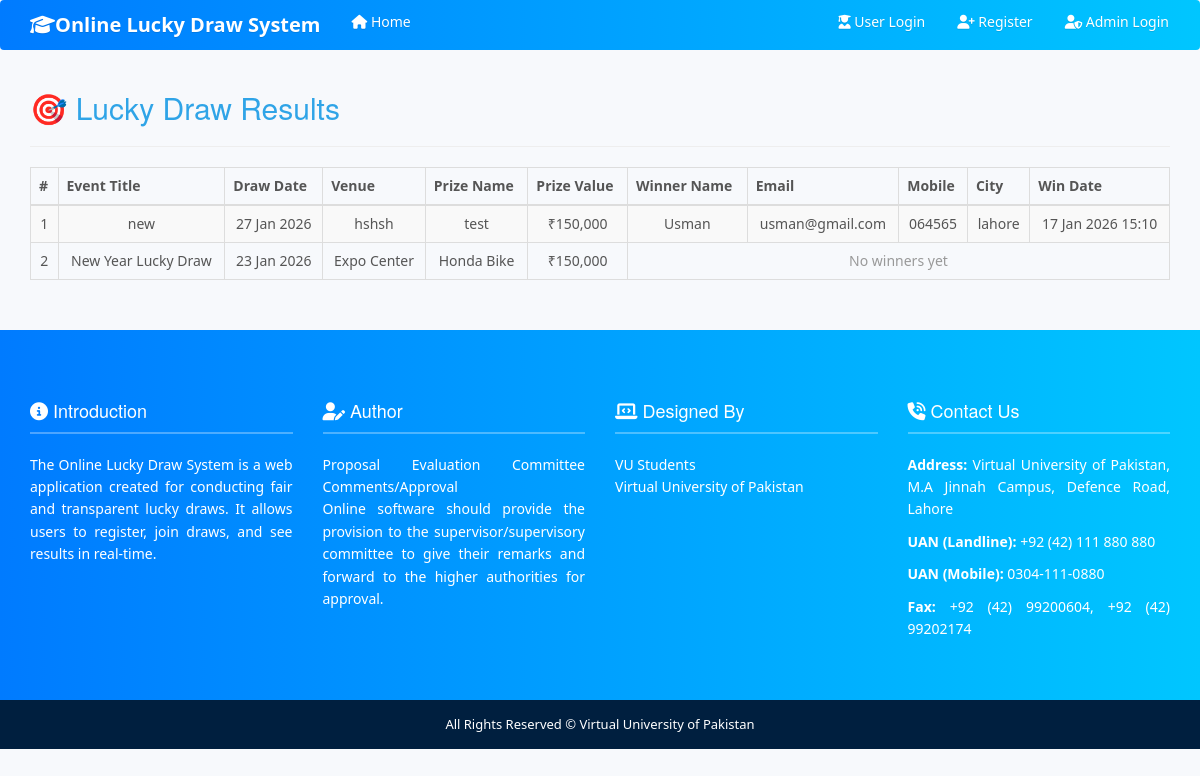
The app's page /lucky_draw_results.php with its own data.
### tables this page shows
CREATE TABLE IF NOT EXISTS `lucky_draw_winners` (
  `id` int(11) NOT NULL AUTO_INCREMENT,
  `event_id` int(11) DEFAULT NULL,
  `user_id` int(11) DEFAULT NULL,
  `win_date` timestamp NOT NULL DEFAULT CURRENT_TIMESTAMP,
  PRIMARY KEY (`id`)
);

CREATE TABLE IF NOT EXISTS `events` (
  `id` int(11) NOT NULL AUTO_INCREMENT,
  `title` varchar(255) NOT NULL,
  `venu` varchar(255) DEFAULT NULL,
  `date_and_time` datetime NOT NULL,
  `location` varchar(255) DEFAULT NULL,
  `description` text,
  `image` varchar(255) DEFAULT NULL,
  `draw_date` date NOT NULL,
  `prize_name` varchar(255) NOT NULL,
  `prize_description` text,
  `prize_value` varchar(100) DEFAULT NULL,
  `winners_count` int(11) NOT NULL,
  `eligibility` text,
  `status` enum('active','inactive','completed') DEFAULT 'active',
  `created_at` timestamp NOT NULL DEFAULT CURRENT_TIMESTAMP,
  `updated_at` timestamp NOT NULL DEFAULT CURRENT_TIMESTAMP ON UPDATE CURRENT_TIMESTAMP,
  PRIMARY KEY (`id`)
);

CREATE TABLE IF NOT EXISTS `users` (
  `id` int(11) NOT NULL AUTO_INCREMENT,
  `name` varchar(200) NOT NULL,
  `email` varchar(202) NOT NULL,
  `password` varchar(250) NOT NULL,
  `mobile` varchar(212) NOT NULL,
  `city` varchar(213) NOT NULL,
  `type` varchar(32) NOT NULL,
  `status` varchar(32) NOT NULL DEFAULT 'Pending',
  `date` datetime NOT NULL DEFAULT CURRENT_TIMESTAMP,
  `graduation_year` varchar(10) DEFAULT NULL,
  `degree` varchar(100) DEFAULT NULL,
  `student_id` varchar(50) DEFAULT NULL,
  `occupation` varchar(100) DEFAULT NULL,
  `contact_details` text,
  `current_course` varchar(100) DEFAULT NULL,
  `year_of_study` varchar(50) DEFAULT NULL,
  `interests` text,
  PRIMARY KEY (`id`)
);

### lucky_draw_results.php (the view, shortened to what this page needs)
<?php
include('header.php');
include('sidebar.php');
include('connection.php');
?>
<div class="container py-5">
    <h2 class="text-primary mb-4">🎯 Lucky Draw Results</h2>
    <hr>
    <?php
    $events_q = mysqli_query($con, "SELECT * FROM events ORDER BY draw_date DESC");
    if (mysqli_num_rows($events_q) == 0) {
        echo '<div class="text-center py-5">
                <div class="alert alert-warning" role="alert">
                    <i class="fas fa-exclamation-circle me-2"></i>
                    No Lucky Draws available at the moment.
                </div>
              </div>';
    } else {
    ?>
        <table class="table table-bordered table-striped">
            <thead class="table-primary text-center">
                <tr>
                    <th>#</th>
                    <th>Event Title</th>
                    <th>Draw Date</th>
                    <th>Venue</th>
                    <th>Prize Name</th>
                    <th>Prize Value</th>
                    <th>Winner Name</th>
                    <th>Email</th>
                    <th>Mobile</th>
                    <th>City</th>
                    <th>Win Date</th>
                </tr>
            </thead>
            <tbody>
                <?php
                $counter = 1;
                while ($event = mysqli_fetch_assoc($events_q)) {
                    $winners_q = mysqli_query(
                        $con,
                        "SELECT u.name, u.email, u.mobile, u.city, w.win_date
                         FROM lucky_draw_winners w
                         JOIN users u ON w.user_id = u.id
                         WHERE w.event_id = {$event['id']}
                         ORDER BY w.win_date ASC"
                    );
                    if (mysqli_num_rows($winners_q) > 0) {
                        while ($winner = mysqli_fetch_assoc($winners_q)) {
                            echo '<tr class="text-center">';
                            echo '<td>' . $counter++ . '</td>';
                            echo '<td>' . htmlspecialchars($event['title']) . '</td>';
                            echo '<td>' . date("d M Y", strtotime($event['draw_date'])) . '</td>';
                            echo '<td>' . htmlspecialchars($event['venu']) . '</td>';
                            echo '<td>' . htmlspecialchars($event['prize_name']) . '</td>';
                            echo '<td>₹' . number_format($event['prize_value'], 0) . '</td>';
                            echo '<td>' . htmlspecialchars($winner['name']) . '</td>';
                            echo '<td>' . htmlspecialchars($winner['email']) . '</td>';
                            echo '<td>' . htmlspecialchars($winner['mobile']) . '</td>';
                            echo '<td>' . htmlspecialchars($winner['city']) . '</td>';
                            echo '<td>' . date("d M Y H:i", strtotime($winner['win_date'])) . '</td>';
                            echo '</tr>';
                        }
                    } else {
                        echo '<tr class="text-center">';
                        echo '<td>' . $counter++ . '</td>';
                        echo '<td>' . htmlspecialchars($event['title']) . '</td>';
                        echo '<td>' . date("d M Y", strtotime($event['draw_date'])) . '</td>';
                        echo '<td>' . htmlspecialchars($event['venu']) . '</td>';
                        echo '<td>' . htmlspecialchars($event['prize_name']) . '</td>';
                        echo '<td>₹' . number_format($event['prize_value'], 0) . '</td>';
                        echo '<td colspan="5" class="text-muted">No winners yet</td>';
                        echo '</tr>';
                    }
                }
                ?>
            </tbody>
        </table>
    <?php } ?>
</div>
<?php include('footer.php'); ?>

### header.php (style rules this page uses)
table, th, td { text-align: center; }

### sidebar.php (style rules this page uses)
body { font-family: 'Segoe UI', sans-serif; background-color: #f7f9fc; }

### lucky_draw_results.php (style rules this page uses)
.table th, .table td { vertical-align: middle; }

### records on screen
lucky_draw_winners: event.title "new", event.draw_date "27 Jan 2026", event.venu "hshsh", event.prize_name "test", event.prize_value "150,000", user.name "Usman", user.email "usman@gmail.com", user.mobile "064565", user.city "lahore", win_date "17 Jan 2026 15:10"
events: title "New Year Lucky Draw", draw_date "23 Jan 2026", venu "Expo Center", prize_name "Honda Bike", prize_value "150,000"
